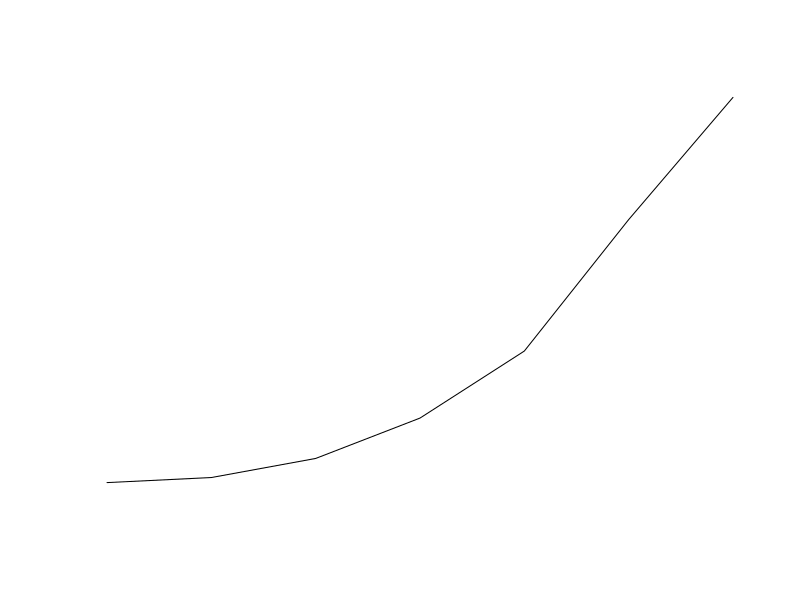
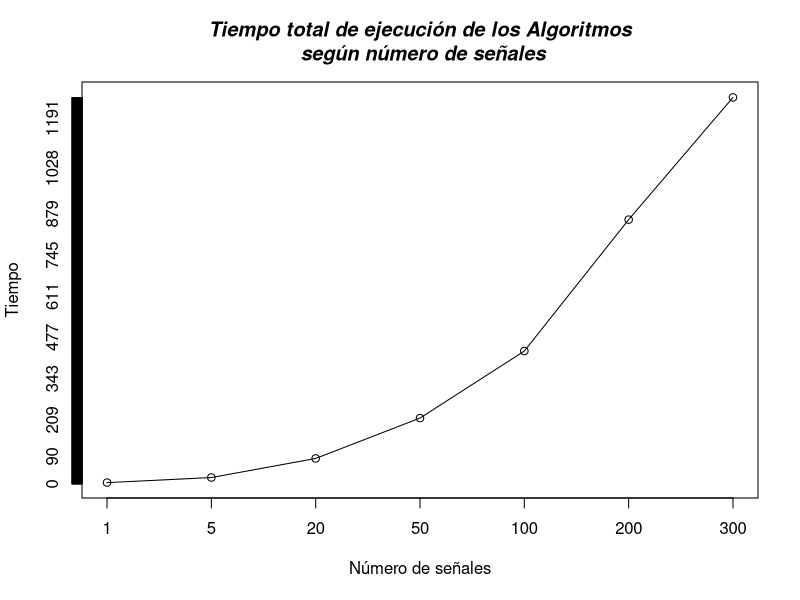

Here is the R script that generated these plots, in order:
VisualizeRR <- function() {  
  #dev.off()
  i <- sample(1:length(ecgF), 1)
  ## visualize the result
  for (i in 1:len ) {    
  plot(seq(from=0,to=60,by=1/360)[1:21600],
       ecgF[[i]][1:21600],type="l", , xlab="Tiempo (seg)", ylab="Voltaje (mV)", main=paste("ECG ",names(ecgF[i]),sep=""))
  
  points((seq.int(from=0,to=60,by=1/360))[1:21600][maxInfartos[[i]]$index.max],
         (ecgF[[i]])[1:21600][maxInfartos[[i]]$index.max],col=2, pch=1)
  }
}

VisualizeHRV <- function() {
  dev.off()
  i <- sample(1:length(ecgInfartosF), 1)
  j <- sample(1:length(ecgSanosF), 1)
  par(mfrow=c(1,2))    
  plot.ts(hrvInf[[i]], xlab="No. de latido", ylab="HRV (Latidos por seg)", main="HRV de Ecg Infartado")
  plot.ts(hrvSanos[[j]], xlab="No. de latido", ylab="HRV (Latidos por seg)", main="HRV de Ecg Sano")
}


##
## Tiempo total de los algoritmos de la aplicación
##
Time <- c(4.894,21.381,83.514,214.945,433.087,860.878,1258.695)
plot(Time,type="l",axes=FALSE, ann=FALSE)
plot(Time, type="o",axes=FALSE, ann=FALSE)
axis(1, at=1:7, lab=c("1","5","20","50", "100", "200", "300"))
axis(2, at=0:max(Time))
title(main="Tiempo total de ejecución de los Algoritmos\n según número de señales", font.main=4)
# Label the x and y axes with dark green text
title(xlab="Número de señales")
title(ylab="Tiempo")
box()